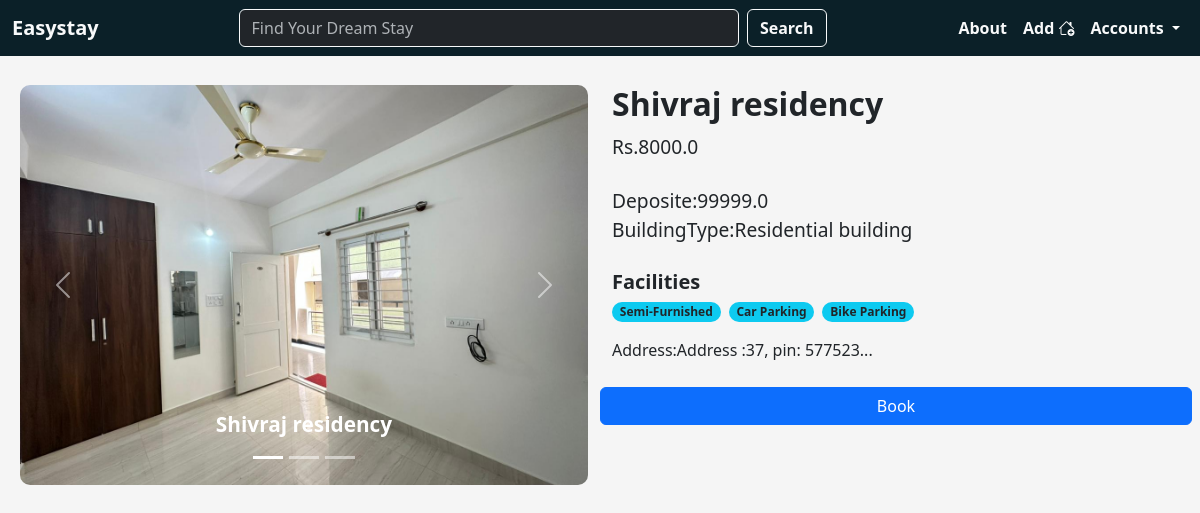
Before: /building/5 with the older database file.
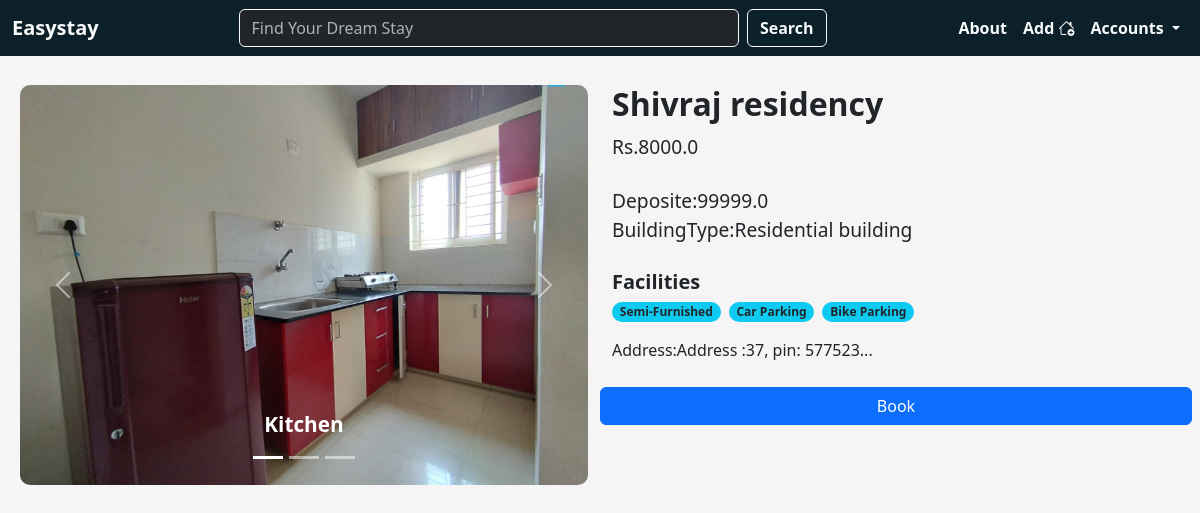
After: the same page with the newer database file.
### mainapp/models.py (models this page shows, shortened)
class Building(models.Model):
    name = models.CharField(max_length=200)
    type = models.ForeignKey(BuildingType, on_delete=models.CASCADE, related_name='building_types')
    rent_price=models.FloatField(default=00000)
    deposit=models.FloatField(default=00000)
    thumbnail=models.ImageField(upload_to='buildings/', blank=True, null=True)
    address=models.ForeignKey(Address, on_delete=models.SET_NULL, blank=True, null=True, related_name='building_address' )
    facilities = models.ManyToManyField(Facility, related_name='building_facilities')

class Facility(models.Model):
    title = models.CharField(max_length=100)

class BuildingType(models.Model):
    title = models.CharField(max_length=100)
    thumbnail = models.ImageField(upload_to='building_types/')
    def __str__(self):
        return f"{self.title.capitalize()} building"

class Address(models.Model):
    door_number = models.PositiveIntegerField()
    floor_number = models.PositiveIntegerField()
    line1 = models.TextField(max_length=200)
    line2 = models.TextField(max_length=200)
    pincode = models.PositiveIntegerField()
    state = models.CharField(max_length=50, choices=STATE_CHOICES)
    def __str__(self):
        return f"Address :{self.door_number}, pin: {self.pincode}..."

class BuildingImage(models.Model):
    title = models.CharField(max_length=200)
    img = models.ImageField('building_images/')
    building = models.ForeignKey(Building, on_delete=models.CASCADE, related_name='building_images', null=True, blank =True)

### mainapp/views.py (the view)
# urls.py: path('building/<int:pk>', views.BuildingDetails.as_view(), name= 'building_details'),
class BuildingDetails(DetailView):
    model = Building
    template_name = 'building_details.html'
    context_object_name = 'building'
    def get_context_data(self, **kwargs):
        context = super().get_context_data(**kwargs)
        images = BuildingImage.objects.filter(building=self.object)
        context['images'] = images
        facilities = self.object.facilities.all()
        context['facilities'] = facilities
        return context

### mainapp/templates/building_details.html (shortened to what this page needs)
{% extends 'base.html' %}
{% block content %}
<div class="container-fluid" id="building-details">
    <div class="row">
        <div class="col col-lg-6 col-12">
            <div id="carouselExampleCaptions" class="carousel slide">
                <div class="carousel-indicators">
                    <button type="button" data-bs-target="#carouselExampleCaptions" data-bs-slide-to="0" class="active"
                        aria-current="true" aria-label="Slide 1"></button>
                    <button type="button" data-bs-target="#carouselExampleCaptions" data-bs-slide-to="1"
                        aria-label="Slide 2"></button>
                    <button type="button" data-bs-target="#carouselExampleCaptions" data-bs-slide-to="2"
                        aria-label="Slide 3"></button>
                </div>
                <div class="carousel-inner">
                    {% if images %}
                    {% for image in images %}
                    <div class="carousel-item {% if forloop.first %}active{% endif %}">
                        <img src="{{image.img.url}}" class="d-block w-80" alt="...">
                        <div class="carousel-caption d-none d-md-block" id="caption">
                            <h5>{{image.title.capitalize}}</h5>
                        </div>
                    </div>
                    {% endfor %}
                    {% else %}
                    <div class="carousel-item active">
                        <img src="{{building.thumbnail.url}}" class="d-block w-80" alt="...">
                        <div class="carousel-caption d-none d-md-block" id="caption">
                            <h5>{{building.name.capitalize}}</h5>
                        </div>
                    </div>
                    {% endif %}
                </div>
                <button class="carousel-control-prev" type="button" data-bs-target="#carouselExampleCaptions"
                    data-bs-slide="prev">
                    <span class="carousel-control-prev-icon" aria-hidden="true"></span>
                </button>
                <button class="carousel-control-next" type="button" data-bs-target="#carouselExampleCaptions"
                    data-bs-slide="next">
                    <span class="carousel-control-next-icon" aria-hidden="true"></span>
                </button>
            </div>
        </div>
        <div class="col col-12 col-lg-6">
            <h2>
                {{building.name.capitalize}}
            </h2>
            <p>
                Rs.{{building.rent_price}}
            </p>
            <p>
                Deposite:{{building.deposit}}<br>
                BuildingType:{{building.type}}<br>
            <div class="mb-3">
                <h5 class="fw-semibold">Facilities</h5>
                {% if facilities %}
                <div class="d-flex flex-wrap gap-2">
                    {% for facility in facilities %}
                    <span class="badge rounded-pill bg-info text-dark">{{ facility.title }}</span>
                    {% endfor %}
                </div>
                {% else %}
                <span class="text-muted">No facilities listed</span>
                {% endif %}
            </div>
            Address:{{building.address}}
            </p>
            <div class="row">
                {% if user.is_staff %}
                <a href="{% url 'add_pictures' building.pk %}" class="col-sm-4 btn btn-secondary">Add Pictures</a>
                <a href="{% url 'updatebuilding' building.pk %}" class="col-sm-4 btn btn-warning">Update</a>
                <a href="{% url 'deletebuilding' building.pk %}" class="col-sm-4 btn btn-danger">Delete<i
                        class="bi bi-trash3-fill"></i></a>
                {% else %}
                <a href="{% url 'book' building.id %}" class="col-sm-4 btn btn-primary mx-auto">Book</a>
                {% endif %}
            </div>
        </div>
    </div>
</div>
{% endblock %}

Changed rows visible on the page:
added BuildingImage: img (picture), title "Kitchen"
shown differently, row unchanged: Building "Shivraj residency": name "Shivraj residency" → (not shown)
